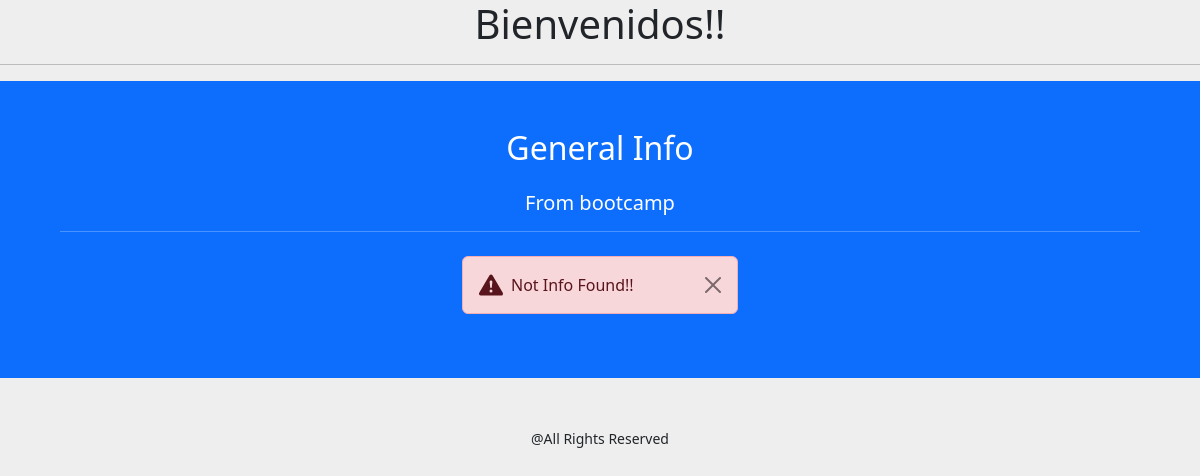
/bootcamp/koders/, run on an earlier commit of the app's database.
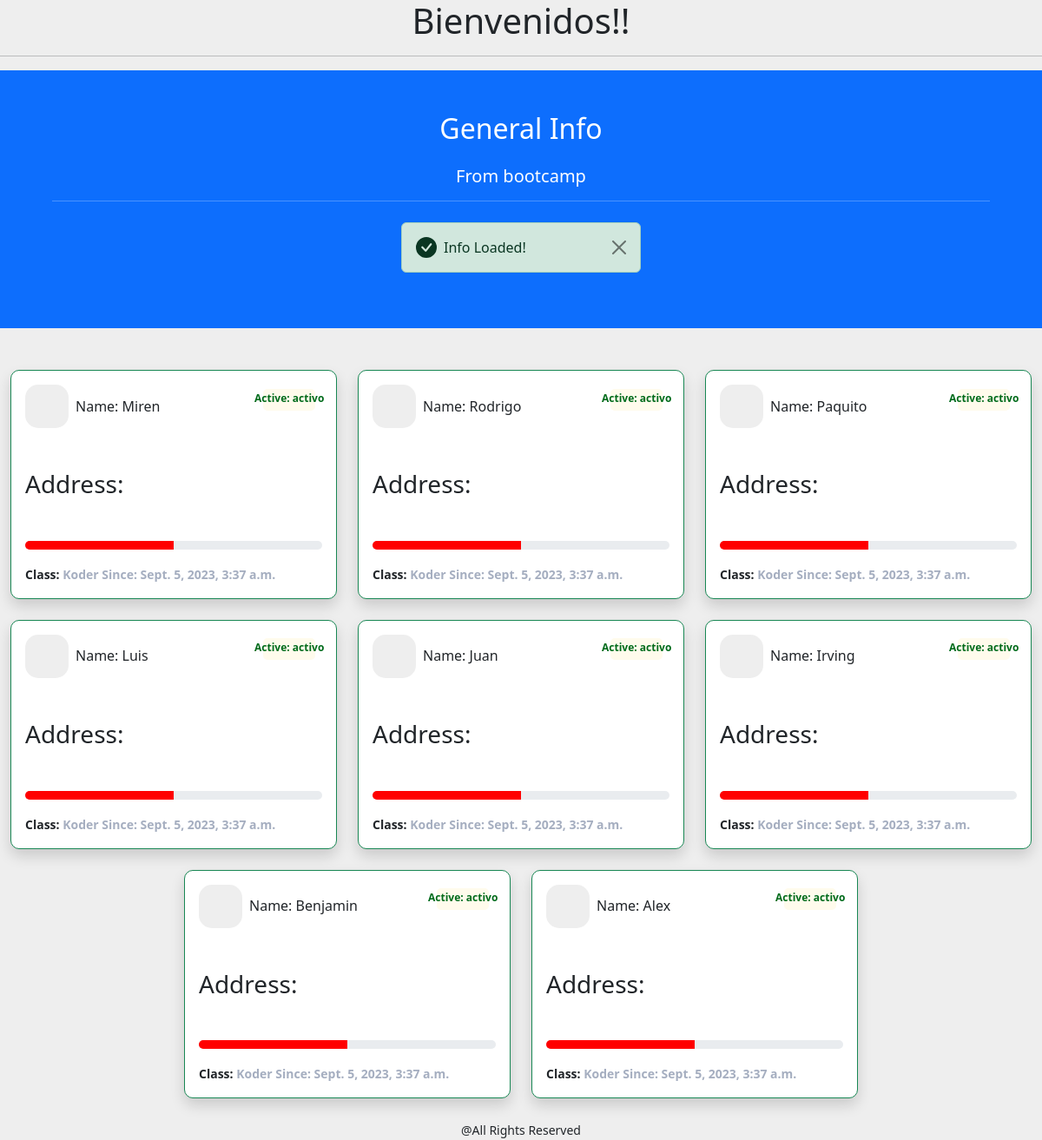
And on a later commit of the database.
### bootcamp/models.py (models this page shows, shortened)
class Koder(models.Model):
    STATUSES = [
        ("active", "Active"),
        ("inactive", "Inactive"),
        ("finished", "Finished")
    ]
    first_name = models.CharField(max_length=255)
    last_name = models.CharField(max_length=255)
    email = models.EmailField(unique=True)
    phone = models.CharField(max_length=25)
    status = models.CharField(max_length=8, choices=STATUSES, default="activo")
    address = models.CharField(max_length=255)
    created_at = models.DateTimeField(auto_now_add=True)
    updated_at = models.DateTimeField(blank=True, null=True)
    generation = models.ForeignKey(Generation, models.PROTECT, related_name="koders")

### bootcamp/views.py (the view)
# urls.py: path("koders/", list_koder),
def list_koder(request):
    koders = Koder.objects.all()
    context = {
        "bootcamp": { "name":"Python", "module":"Django" },
        "koders": koders
    }
    template = loader.get_template("templates/list_koders.html")
    return HttpResponse(template.render(context, request))

### templates/list_koders.html (shortened to what this page needs)
<!DOCTYPE html>
{% extends "templates/base.html" %}
{% block head %}
<head>
  {% load bootstrap5 %}
  {% bootstrap_css %}
</head>
{% endblock head %}
{% block content %}
<div class="container-fluid">
    <div class="row justify-content-center">
        <div class="container-fluid p-5 bg-primary text-white text-center mb-5 row justify-content-center">
            <h2 class="text-center mb-4">General Info</h2>
            {% block title %}
            <h5>From bootcamp<hr/></h5>
            {% endblock title %}
            {% if koders %}
            <div class="custom-alert alert alert-success alert-dismissible fade show d-flex align-items-center col-3" role="alert">
                <svg class="bi flex-shrink-0 me-2" width="24" height="24" role="img" aria-label="Success:"><use xlink:href="#check-circle-fill"/></svg>
                <div>
                <span>Info Loaded!</span>
                </div>
                <button type="button" class="btn-close" data-bs-dismiss="alert" aria-label="Close"></button>
            </div>
            {% else %}
            <div class="custom-alert alert alert-danger alert-dismissible fade show d-flex align-items-center col-3" role="alert">
                <svg class="bi flex-shrink-0 me-2" width="24" height="24" role="img" aria-label="Danger:"><use xlink:href="#exclamation-triangle-fill"/></svg>
                <div>
                <span>Not Info Found!!</span>
                </div>
                <button type="button" class="btn-close" data-bs-dismiss="alert" aria-label="Close"></button>
            </div>
            {% endif %}
        </div>
        <br>
        <br>
        <br>
        <br>
    {% for koder in koders %}
        {% if koder.status %}
        <div class="col-md-4">
            <div class="card p-3 mb-2 border border-success shadow mb-4">
                <div class="d-flex justify-content-between">
                    <div class="d-flex flex-row align-items-center">
                        <div class="icon">  </div>
                        <div class="ms-2 c-details">
                            <h6 class="mb-0">Name: {{koder.first_name}}</h6>
                        </div>
                    </div>
                    <div class="badge"> <span><p class="card-text" style="color: #006b1b"><b>Active: {{koder.status}}</b></p></span> </div>
                </div>
                <div class="mt-5">
                    <h3 class="heading">Address: {{koder.address}}</h3>
                    <div class="mt-5">
                        <div class="progress">
                            <div class="progress-bar" role="progressbar" style="width: 50%" aria-valuenow="50" aria-valuemin="0" aria-valuemax="100"></div>
                        </div>
                        <div class="mt-3"> <span class="text1">Class: <span class="text2">Koder Since: {{koder.created_at}}</span></span> </div>
                    </div>
                </div>
            </div>
        </div>
        {% endif %}
        <br>
    {% endfor %}
    <br>
    </div>
</div>
{% endblock content %}

### templates/base.html (shortened to what this page needs)
{% block head %}
{% endblock head %}
<div style="text-align: center;">
    <h1>
        <hr>
    </h1>
</div>
{% block content %}{% endblock content %}
{% block footer %}
<footer class="text-center">
    <small>@All Rights Reserved</small>
</footer>
{% endblock footer %}

### templates/list_koders.html (style rules this page uses)
.card { border: none; border-radius: 10px }
.icon { width: 50px; height: 50px; background-color: #eee; border-radius: 15px; display: flex; align-items: center; justify-content: center; font-size: 39px }
.badge span { background-color: #fffbec; width: 60px; height: 25px; padding-bottom: 3px; border-radius: 5px; display: flex; color: #fed85d; justify-content: center; align-items: center }
.progress { height: 10px; border-radius: 10px }
.progress div { background-color: red }
.text1 { font-size: 14px; font-weight: 600 }
.text2 { color: #a5aec0 }

What changed in the data, as far as the page shows it:
added Koder: first_name "Miren", status "activo", created_at "Sept. 5, 2023, 3:37 a.m."
added Koder: first_name "Rodrigo", status "activo", created_at "Sept. 5, 2023, 3:37 a.m."
added Koder: first_name "Paquito", status "activo", created_at "Sept. 5, 2023, 3:37 a.m."
added Koder: first_name "Luis", status "activo", created_at "Sept. 5, 2023, 3:37 a.m."
added Koder: first_name "Juan", status "activo", created_at "Sept. 5, 2023, 3:37 a.m."
added Koder: first_name "Irving", status "activo", created_at "Sept. 5, 2023, 3:37 a.m."
added Koder: first_name "Benjamin", status "activo", created_at "Sept. 5, 2023, 3:37 a.m."
added Koder: first_name "Alex", status "activo", created_at "Sept. 5, 2023, 3:37 a.m."
Also different on the page:
text no longer shown: "Not Info Found!!"
text now shown: "Info Loaded!"
